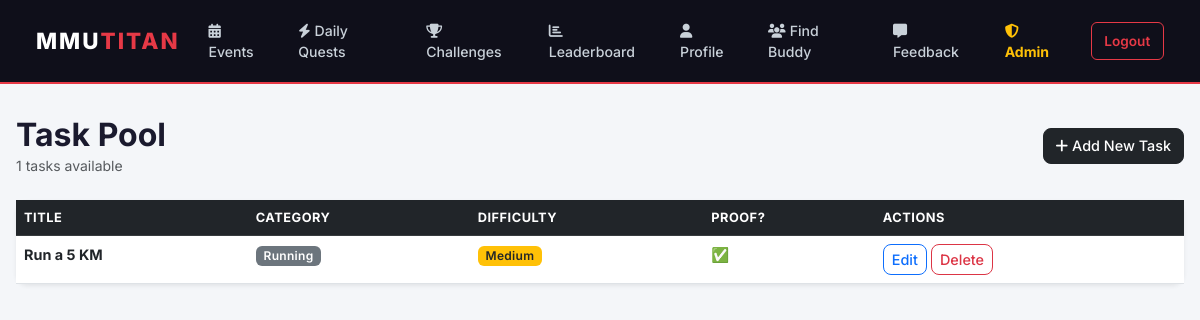
Before: /admin/tasks (signed in) with the older database file.
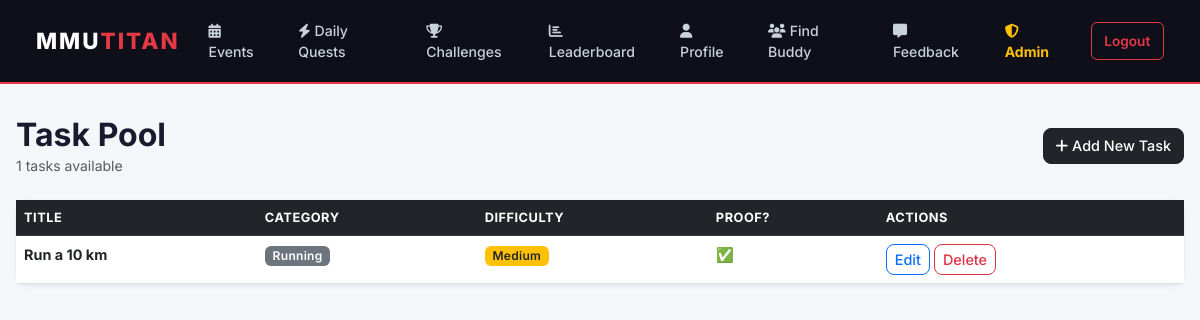
After: the same page with the newer database file.
### mmutitan/models.py (models this page shows)
class Task(db.Model):
    id = db.Column(db.Integer, primary_key=True)
    title = db.Column(db.String(100), nullable=False)
    description = db.Column(db.Text, nullable=False)
    sport_category = db.Column(db.String(50), nullable=False)
    difficulty = db.Column(db.String(20), nullable=False)
    proof_required = db.Column(db.Boolean, default=False)
    usertasks = db.relationship('UserTask', backref='task_ref', lazy=True, cascade="all, delete-orphan")

### mmutitan/app.py (the view)
    @app.route('/admin/tasks')
    @login_required
    def admin_tasks():
        if not current_user.is_admin:
            flash('Access Denied.', 'danger')
            return redirect(url_for('home'))
        tasks = Task.query.all()
        return render_template('admin_tasks.html', tasks=tasks)

### mmutitan/models.py (called while the page is built)
@login_manager.user_loader
def load_user(user_id):
    return User.query.get(int(user_id))

### mmutitan/templates/admin_tasks.html
{% extends "base.html" %}
{% block content %}
<div class="d-flex justify-content-between align-items-center mb-4">
    <div>
        <h2 class="fw-bold mb-0">Task Pool</h2>
        <p class="text-muted small mb-0">{{ tasks|length }} tasks available</p>
    </div>
    <a href="{{ url_for('add_task') }}" class="btn btn-dark">
        <i class="fa fa-plus me-1"></i>Add New Task
    </a>
</div>
<div class="card shadow-sm">
    <div class="card-body p-0">
        <div class="table-responsive">
            <table class="table table-hover mb-0">
                <thead class="table-dark">
                    <tr>
                        <th>Title</th>
                        <th>Category</th>
                        <th>Difficulty</th>
                        <th>Proof?</th>
                        <th>Actions</th>
                    </tr>
                </thead>
                <tbody>
                    {% for task in tasks %}
                    <tr>
                        <td><strong>{{ task.title }}</strong></td>
                        <td><span class="badge bg-secondary">{{ task.sport_category }}</span></td>
                        <td>
                            {% if task.difficulty == 'Easy' %}
                            <span class="badge bg-success">Easy</span>
                            {% elif task.difficulty == 'Medium' %}
                            <span class="badge bg-warning text-dark">Medium</span>
                            {% else %}
                            <span class="badge bg-danger">Hard</span>
                            {% endif %}
                        </td>
                        <td>{{ '✅' if task.proof_required else '—' }}</td>
                        <td>
                            <a href="{{ url_for('edit_task', task_id=task.id) }}"
                               class="btn btn-sm btn-outline-primary">Edit</a>
                            <form action="{{ url_for('delete_task', task_id=task.id) }}"
                                  method="POST" class="d-inline">
                                <button type="submit" class="btn btn-sm btn-outline-danger"
                                        onclick="return confirm('Delete this task?');">Delete</button>
                            </form>
                        </td>
                    </tr>
                    {% else %}
                    <tr>
                        <td colspan="5" class="text-center py-4 text-muted">No tasks yet.</td>
                    </tr>
                    {% endfor %}
                </tbody>
            </table>
        </div>
    </div>
</div>
{% endblock %}

Changed rows visible on the page:
changed Task "Running": title "Run a 5 KM" → "Run a 10 km"
